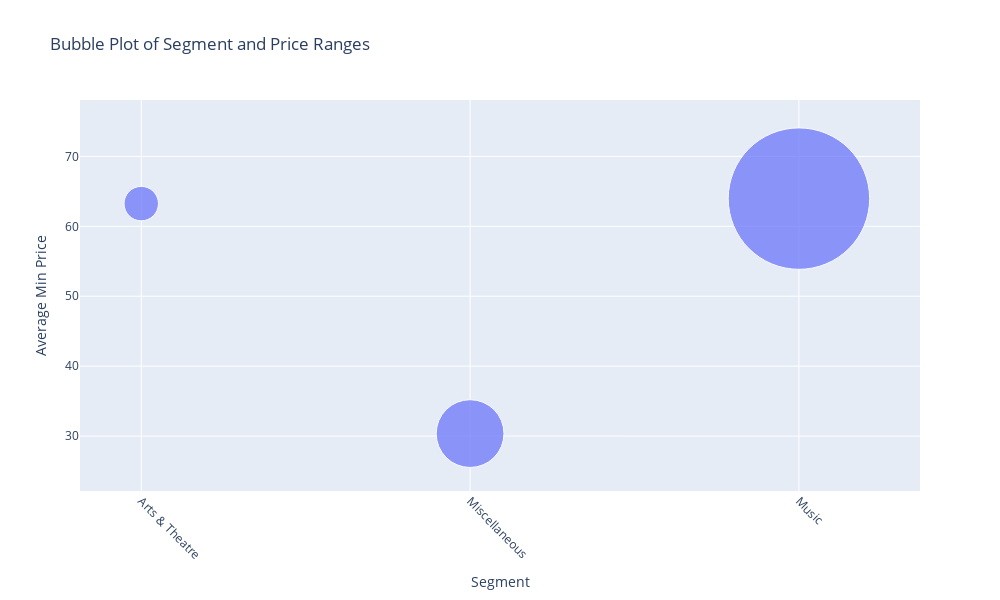

The notebook cell saved with this chart:
### Code cell
# Plot
plt.figure(figsize=(12, 8))# Create a bubble plot
fig = px.scatter(
    grouped,
    x="segment_name",
    y="avg_min_price",
    size="count",
    size_max=100,
    hover_name="segment_name",
    hover_data={"count": True, "avg_max_price": True},
    title="Bubble Plot of Segment and Price Ranges",
    labels={
        "segment_name": "Segment",
        "avg_min_price": "Average Min Price",
        "count": "Number of Events"
    }
)

# Update layout for better readability
fig.update_layout(
    xaxis_title="Segment",
    yaxis_title="Average Min Price",
    xaxis_tickangle=45,
    height=600,
    width=1000
)

# Show the plot
fig.show()

### Figure 1 — Plotly figure (JSON) as saved in the notebook; plotly's stock layout.template omitted (floating-point values rounded to 4 significant figures)
{"data": [{"customdata": [[8.0, 79.5], [31.0, 216.3], [135.0, 224.2]], "hovertemplate": "<b>%{hovertext}</b><br><br>Segment=%{x}<br>Average Min Price=%{y}<br>Number of Events=%{customdata[0]}<br>avg_max_price=%{customdata[1]}<extra></extra>", "hovertext": ["Arts & Theatre", "Miscellaneous", "Music"], "legendgroup": "", "marker": {"color": "#636efa", "size": [8, 31, 135], "sizemode": "area", "sizeref": 0.0135, "symbol": "circle"}, "mode": "markers", "name": "", "orientation": "v", "showlegend": false, "x": ["Arts & Theatre", "Miscellaneous", "Music"], "xaxis": "x", "y": [63.25, 30.35, 63.97], "yaxis": "y", "type": "scatter"}], "layout": {"xaxis": {"anchor": "y", "domain": [0.0, 1.0], "title": {"text": "Segment"}, "tickangle": 45}, "yaxis": {"anchor": "x", "domain": [0.0, 1.0], "title": {"text": "Average Min Price"}}, "legend": {"tracegroupgap": 0, "itemsizing": "constant"}, "title": {"text": "Bubble Plot of Segment and Price Ranges"}, "height": 600, "width": 1000}}
